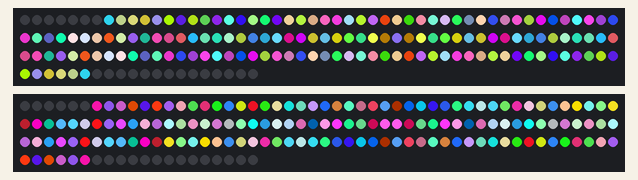
A sketch run on a simulated ESP8266 (NodeMCU). On the bench: 2 × 170 RGB LEDs in strip order, left to right, continuing on the next row. WiFi joins after 1.5 s; servers stay silent unless stated; random numbers use the default seed unless the sketch sets one; what the sketch prints to the serial monitor is not drawn.

Above: at 119.7 s.

The sketch:

stack.ino
```cpp
#include <ESP8266WiFi.h>
#include <ESP8266mDNS.h>
#include <WiFiUdp.h>
#include <ArduinoOTA.h>
#include <Adafruit_NeoPixel.h>

const char* ssid = "Labitat (free)";
const char* password = "labitatisawesome";
Adafruit_NeoPixel strip = Adafruit_NeoPixel(170, D11, NEO_GRB + NEO_KHZ800);
Adafruit_NeoPixel strip2 = Adafruit_NeoPixel(170, D12, NEO_GRB + NEO_KHZ800);
void setup() {
  Serial.begin(115200);
  Serial.println("Booting");
  WiFi.mode(WIFI_STA);
  WiFi.begin(ssid, password);
  while (WiFi.waitForConnectResult() != WL_CONNECTED) {
    Serial.println("Connection Failed! Rebooting...");
    delay(5000);
    ESP.restart();
  }

  ArduinoOTA.setHostname("pixelgate");

  // No authentication by default
  // ArduinoOTA.setPasswor1d("admin");

  ArduinoOTA.onStart([]() {
    String type;
    if (ArduinoOTA.getCommand() == U_FLASH) {
      type = "sketch";
    } else { // U_SPIFFS
      type = "filesystem";
    }

    // NOTE: if updating SPIFFS this would be the place to unmount SPIFFS using SPIFFS.end()
    Serial.println("Start updating " + type);
  });
  ArduinoOTA.onEnd([]() {
    Serial.println("\nEnd");
  });
  ArduinoOTA.onProgress([](unsigned int progress, unsigned int total) {
    Serial.printf("Progress: %u%%\r", (progress / (total / 100)));
  });
  ArduinoOTA.onError([](ota_error_t error) {
    Serial.printf("Error[%u]: ", error);
    if (error == OTA_AUTH_ERROR) {
      Serial.println("Auth Failed");
    } else if (error == OTA_BEGIN_ERROR) {
      Serial.println("Begin Failed");
    } else if (error == OTA_CONNECT_ERROR) {
      Serial.println("Connect Failed");
    } else if (error == OTA_RECEIVE_ERROR) {
      Serial.println("Receive Failed");
    } else if (error == OTA_END_ERROR) {
      Serial.println("End Failed");
    }
  });
  ArduinoOTA.begin();
  Serial.println("Ready");
  Serial.print("IP address: ");
  Serial.println(WiFi.localIP());
  strip.begin();
  strip.show(); // Initialize all pixels to 'off'
  strip2.begin();
  strip2.show(); // Initialize all pixels to 'off'
}

void loop() {
    for (int a = 150; a > 0; a--) {
      int red = random(0,255);
      int green = random(0,255);
      int blue = random(0,255);
      for (int j = 0; j < a; j++) {
        set(161+j , red, green, blue);
        set(161-j , red, green, blue);
        strip.show();
        strip2.show();
        yield();
        set(161+j, 0, 0, 0);
        set(161-j, 0, 0, 0);
      }
      set(161+a-1 , red, green, blue);
      set(161-a+1 , red, green, blue);
    }
}
void set(int led, uint8_t red, uint8_t green, uint8_t blue) {
  if (led % 2 == 0) {
    strip2.setPixelColor(led / 2, strip2.Color(red, green, blue));
  } else {
    strip.setPixelColor((led / 2) + 1, strip.Color(red, green, blue));
  }
}
```
